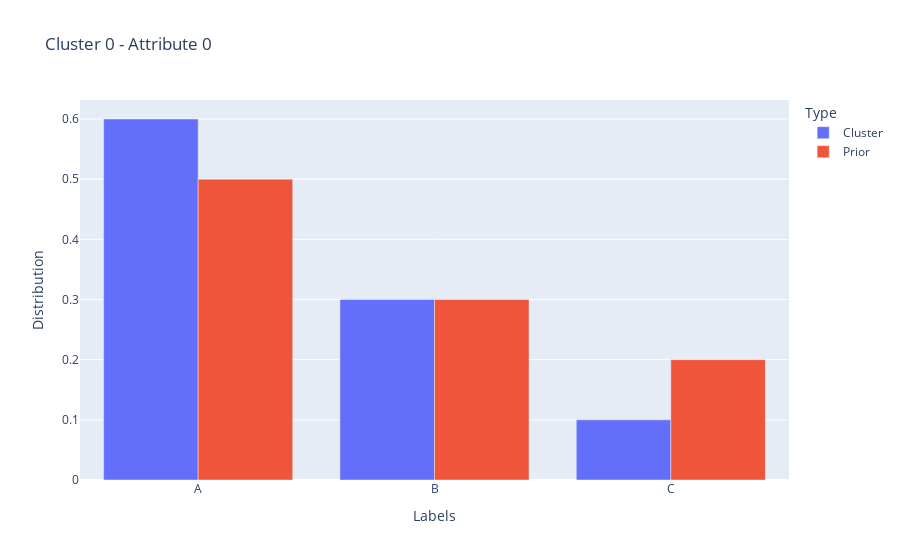

Notebook code cell kept with this figure:
### Code cell
import plotly.express as px
import pandas as pd

# 示例变量
att = 0  # 假设处理第一个属性
cluster_index = 0  # 当前聚类索引
color_cluster = "blue"  # 聚类颜色
value_names_of_attributes = [["A", "B", "C"]]  # 示例标签
lens_of_attributes = [3]  # 每个属性的值数量
clusters_distribution = {
    0: [pd.DataFrame({"Attribute1": [0.6, 0.3, 0.1]})]
}
all_data_distribution = pd.DataFrame({"Attribute1": [0.5, 0.3, 0.2]})

# 创建分布数据
labels = value_names_of_attributes[att]
len_att = lens_of_attributes[att]
dist_pre_cluster_att = pd.Series(clusters_distribution[cluster_index][0].iloc[:len_att, att].values, index=labels)
dist_prior_per_att = pd.Series(all_data_distribution.iloc[:len_att, att].values, index=labels)

# 排序数据
sorted_dist_pre_cluster_att = dist_pre_cluster_att.sort_values(ascending=False)
sorted_dist_prior_per_att = dist_prior_per_att.loc[sorted_dist_pre_cluster_att.index]
sorted_labels = sorted_dist_pre_cluster_att.index

# 构建 DataFrame
sorted_distribution = []
types = []
group_labels = []
for label in sorted_labels:
    sorted_distribution.append(sorted_dist_pre_cluster_att[label])
    sorted_distribution.append(sorted_dist_prior_per_att[label])
    types.extend(['Cluster', 'Prior'])
    group_labels.extend([label, label])

data = pd.DataFrame({
    "Labels": group_labels,
    "Distribution": sorted_distribution,
    "Type": types
})

# 使用 Plotly Express 绘制柱状图
fig = px.bar(
    data,
    x="Labels",
    y="Distribution",
    color="Type",
    barmode="group",  # 设置为组模式
    title=f"Cluster {cluster_index} - Attribute {att}",
    labels={"Distribution": "Distribution", "Labels": "Labels"}
)

# 显示图表
fig.show()

### Figure 1 — Plotly figure (JSON) as saved in the notebook; plotly's stock layout.template omitted (floating-point values rounded to 4 significant figures)
{"data": [{"alignmentgroup": "True", "hovertemplate": "Type=Cluster<br>Labels=%{x}<br>Distribution=%{y}<extra></extra>", "legendgroup": "Cluster", "marker": {"color": "#636efa", "pattern": {"shape": ""}}, "name": "Cluster", "offsetgroup": "Cluster", "orientation": "v", "showlegend": true, "textposition": "auto", "x": ["A", "B", "C"], "xaxis": "x", "y": [0.6, 0.3, 0.1], "yaxis": "y", "type": "bar"}, {"alignmentgroup": "True", "hovertemplate": "Type=Prior<br>Labels=%{x}<br>Distribution=%{y}<extra></extra>", "legendgroup": "Prior", "marker": {"color": "#EF553B", "pattern": {"shape": ""}}, "name": "Prior", "offsetgroup": "Prior", "orientation": "v", "showlegend": true, "textposition": "auto", "x": ["A", "B", "C"], "xaxis": "x", "y": [0.5, 0.3, 0.2], "yaxis": "y", "type": "bar"}], "layout": {"xaxis": {"anchor": "y", "domain": [0.0, 1.0], "title": {"text": "Labels"}}, "yaxis": {"anchor": "x", "domain": [0.0, 1.0], "title": {"text": "Distribution"}}, "legend": {"title": {"text": "Type"}, "tracegroupgap": 0}, "title": {"text": "Cluster 0 - Attribute 0"}, "barmode": "group"}}
